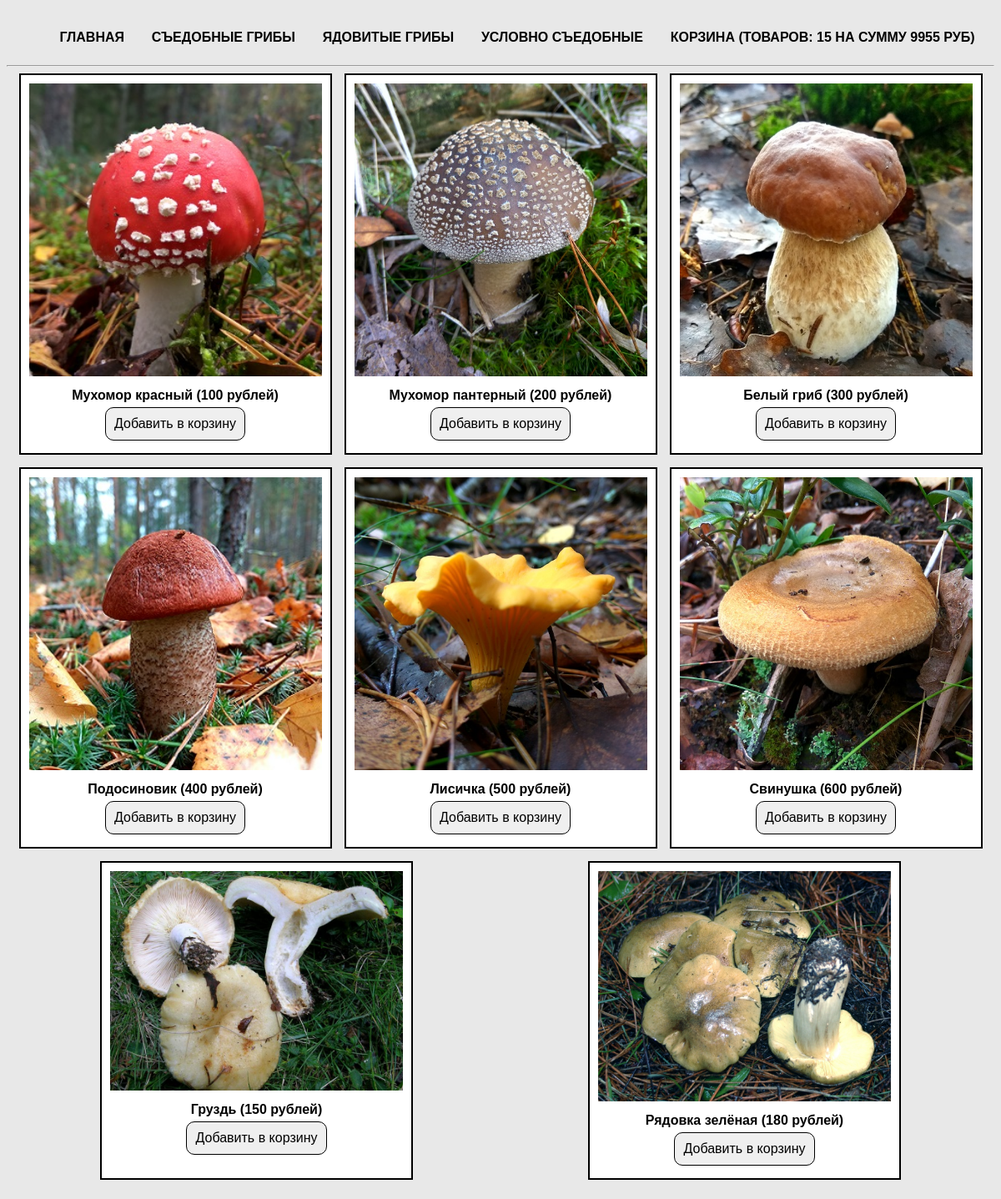
The page / on the database its author committed.
### tables this page shows
CREATE TABLE `cats` (
  `id` int(11) NOT NULL,
  `name` varchar(50) NOT NULL,
  `rus_name` varchar(50) NOT NULL
);

CREATE TABLE `products` (
  `id` int(11) NOT NULL,
  `title` varchar(50) NOT NULL,
  `cat` varchar(50) NOT NULL,
  `price` int(11) NOT NULL,
  `rus_name` varchar(50) NOT NULL,
  `img` varchar(50) NOT NULL,
  `descr` text NOT NULL
);

### index.php (the view)
<?php
    require_once 'parts/header.php';
    $products = $connect -> query( "SELECT * FROM products" );
    $products = $products -> fetchAll( PDO::FETCH_ASSOC );
?>
    <div class="main">
        <?php foreach ($products as $product) { ?>
            <div class="card">
                <a href="product.php">
                    <img src="img/<?php echo $product['img'] ?>" alt="<?php echo $product['rus_name'] ?>">
                </a>
                <div class="label"><?php echo $product['rus_name'] ?> (<?php echo $product['price'] ?> рублей)</div>
                <button type="submit">Добавить в корзину</button>
            </div>
        <?php } ?>
</body>
</html>

### parts/header.php (shortened to what this page needs)
<?php
    require __DIR__ . '/../db/db.php';
    $cats = $connect -> query( "SELECT * FROM cats" );
    $cats = $cats -> fetchAll( PDO::FETCH_ASSOC );
?>
<!doctype html>
<html lang="ru">
<head>
    <link rel="stylesheet" href="css/style.css">
</head>
<body>
<nav>
    <ul>
        <li><a href="index.php">Главная</a></li>
        <?php foreach ($cats as $cat) { ?>
        <li><a href="index.php?cat=<?php echo $cat['name']?>"><?php echo $cat['rus_name']?></a></li>
        <?php } ?>
        <li><a href="cart.php">Корзина (Товаров: 15 на сумму 9955 руб)</a></li>
    </ul>
</nav>
<hr>

### css/style.css (style rules this page uses)
* { font-family: 'Arial', sans-serif; font-size: 16px; }
body { margin-top: 20px; background-color: #e8e8e8; }
a { text-decoration: none; text-transform: uppercase; color: #000000; -webkit-transition: all .3s; -moz-transition: all .3s; -ms-transition: all .3s; -o-transition: all .3s; transition: all .3s; }
input, button { margin: 5px auto; border: none; padding: 10px; -webkit-transition: all .3s; -moz-transition: all .3s; -ms-transition: all .3s; -o-transition: all .3s; transition: all .3s; }
input[type=submit], button { -webkit-border-radius: 10px; -moz-border-radius: 10px; border-radius: 10px; border: 1px solid black; display: block; cursor: pointer; }
label, .label { margin-top: 10px; font-weight: 700; }
img { width: 100%; }
.main, nav { width: 1170px; margin: auto; display: flex; flex-wrap: wrap; justify-content: space-around; }
nav ul { display: flex; list-style: none; width: 100%; justify-content: space-around; font-weight: 700; }
.card { margin-bottom: 15px; width: 30%; padding: 10px; border: 2px solid black; text-align: center; background-color: #fff; }

### rows shown on the page
cats: rus_name "СЪЕДОБНЫЕ ГРИБЫ"
cats: rus_name "ЯДОВИТЫЕ ГРИБЫ"
cats: rus_name "УСЛОВНО СЪЕДОБНЫЕ"
products: img (picture), rus_name "Мухомор красный", price "100"
products: img (picture), rus_name "Мухомор пантерный", price "200"
products: img (picture), rus_name "Белый гриб", price "300"
products: img (picture), rus_name "Подосиновик", price "400"
products: img (picture), rus_name "Лисичка", price "500"
products: img (picture), rus_name "Свинушка", price "600"
products: img (picture), rus_name "Груздь", price "150"
products: img (picture), rus_name "Рядовка зелёная", price "180"
